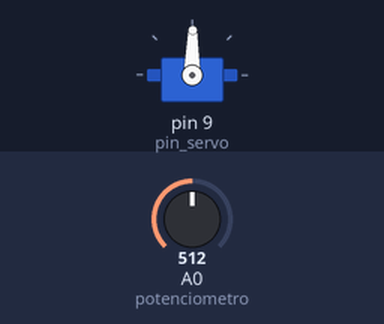
Recording of a sketch running on a simulated Arduino Uno, built with avr-gcc and run on an emulated ATmega328P. On the bench: servo. Inputs (shaded band) come from the test bench; at power-on: A0 (potenciometro) = 512.

Above: at 1.2 s.
1.3 s: A0 (potenciometro) set to 716
At 1.6 s:
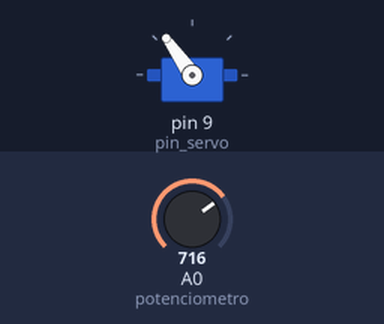
2.8 s: A0 (potenciometro) set to 900
At 3.7 s:
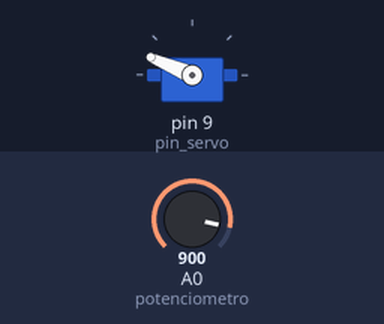
4.3 s: A0 (potenciometro) set to 1023
At 5.1 s:
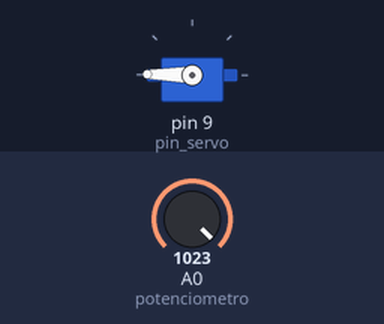
5.8 s: A0 (potenciometro) set to 306
At 7.0 s:
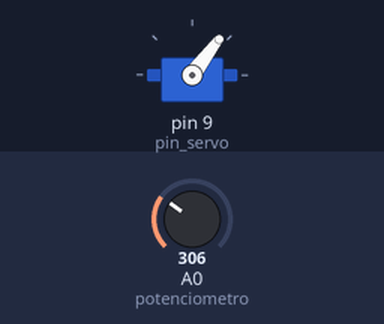
7.3 s: A0 (potenciometro) set to 122
At 8.5 s:
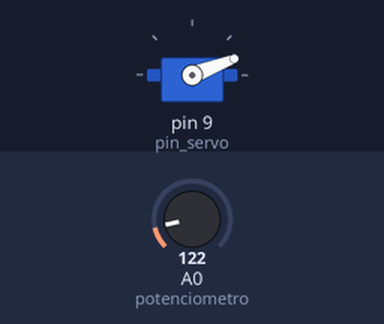
8.8 s: A0 (potenciometro) set to 511
At 9.4 s:
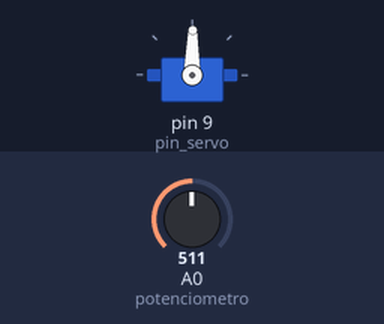
Timing chart, 0 to 11.3 s (numbered marks = the images above; inputs shaded):
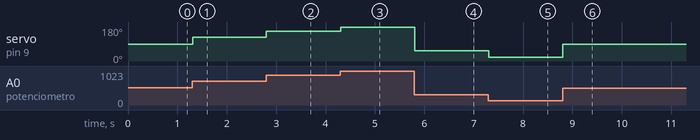

Measured:
- after the input at 1.3 s, servo on pin 9 (pin_servo): 89° → 125° at once
- after the input at 2.8 s, servo on pin 9 (pin_servo): 125° → 157° at once
- after the input at 4.3 s, servo on pin 9 (pin_servo): 157° → 179° at once
- after the input at 5.8 s, servo on pin 9 (pin_servo): 179° → 53° at once
- after the input at 7.3 s, servo on pin 9 (pin_servo): 53° → 21° at once
- after the input at 8.8 s, servo on pin 9 (pin_servo): 21° → 89° at once

The sketch:

Ficha2_code3.ino
```cpp
#include <Servo.h>

//creamos un objeto servo
Servo servo1;
//declaracion de variables
int potenciometro=A0;
int pin_servo=9;
int valor_potenciometro=0;

void setup()
{
  servo1.attach(pin_servo);//asignamos el pin nuevo al objeto servo
}

void loop()
{
  valor_potenciometro=analogRead(potenciometro);//lee el valor del potencometro y o almacena en lavariable valor_pot
  valor_potenciometro=map(valor_potenciometro,0,1023,0,179);
  //escalamos el valor del potenciometro entre 0 y 180 grados para poder usar el servo
  servo1.write(valor_potenciometro);//fija la posicion del servo segun el valor del potenciometro
  delay(15);
}
```
